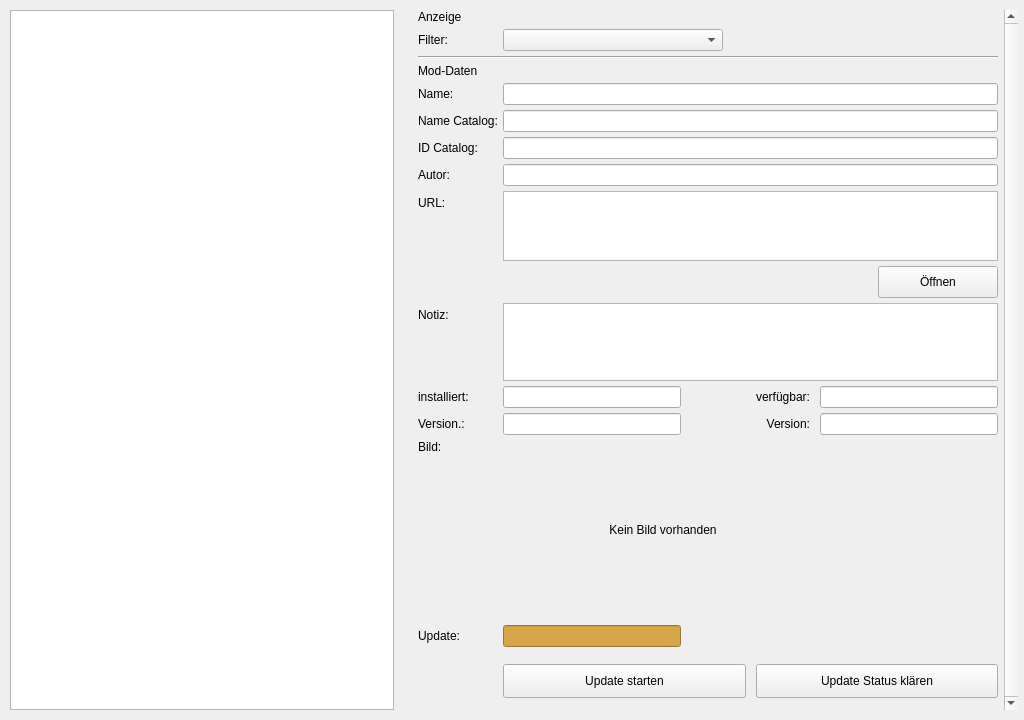
<?xml version='1.0' encoding='utf-8'?>
<ui version="4.0">
 <class>Page_Update</class>
 <widget class="QWidget" name="Page_Update">
  <property name="geometry">
   <rect>
    <x>0</x>
    <y>0</y>
    <width>1024</width>
    <height>720</height>
   </rect>
  </property>
  <property name="windowTitle">
   <string>Form</string>
  </property>
  <layout class="QHBoxLayout" name="main_layout">
   <property name="spacing">
    <number>24</number>
   </property>
   <property name="leftMargin">
    <number>10</number>
   </property>
   <property name="topMargin">
    <number>10</number>
   </property>
   <property name="rightMargin">
    <number>6</number>
   </property>
   <property name="bottomMargin">
    <number>10</number>
   </property>
   <item>
    <widget class="QTableView" name="master_table">
     <property name="alternatingRowColors">
      <bool>true</bool>
     </property>
     <property name="selectionMode">
      <enum>QAbstractItemView::SelectionMode::SingleSelection</enum>
     </property>
     <property name="selectionBehavior">
      <enum>QAbstractItemView::SelectionBehavior::SelectRows</enum>
     </property>
     <property name="sortingEnabled">
      <bool>true</bool>
     </property>
    </widget>
   </item>
   <item>
    <widget class="QScrollArea" name="scroll_area_detail">
     <property name="minimumSize">
      <size>
       <width>600</width>
       <height>0</height>
      </size>
     </property>
     <property name="maximumSize">
      <size>
       <width>600</width>
       <height>16777215</height>
      </size>
     </property>
     <property name="frameShape">
      <enum>QFrame::Shape::NoFrame</enum>
     </property>
     <property name="verticalScrollBarPolicy">
      <enum>Qt::ScrollBarPolicy::ScrollBarAlwaysOn</enum>
     </property>
     <property name="widgetResizable">
      <bool>true</bool>
     </property>
     <widget class="QWidget" name="detail_view">
      <property name="geometry">
       <rect>
        <x>0</x>
        <y>0</y>
        <width>588</width>
        <height>700</height>
       </rect>
      </property>
      <layout class="QVBoxLayout" name="detail_layout">
       <property name="spacing">
        <number>0</number>
       </property>
       <property name="leftMargin">
        <number>0</number>
       </property>
       <property name="topMargin">
        <number>0</number>
       </property>
       <property name="rightMargin">
        <number>6</number>
       </property>
       <property name="bottomMargin">
        <number>0</number>
       </property>
       <item>
        <layout class="QFormLayout" name="form_layout">
         <property name="fieldGrowthPolicy">
          <enum>QFormLayout::FieldGrowthPolicy::ExpandingFieldsGrow</enum>
         </property>
         <property name="rowWrapPolicy">
          <enum>QFormLayout::RowWrapPolicy::DontWrapRows</enum>
         </property>
         <property name="labelAlignment">
          <set>Qt::AlignmentFlag::AlignLeading</set>
         </property>
         <property name="horizontalSpacing">
          <number>5</number>
         </property>
         <property name="verticalSpacing">
          <number>5</number>
         </property>
         <property name="leftMargin">
          <number>0</number>
         </property>
         <property name="topMargin">
          <number>0</number>
         </property>
         <property name="rightMargin">
          <number>0</number>
         </property>
         <property name="bottomMargin">
          <number>0</number>
         </property>
         <item row="0" column="0" colspan="2">
          <widget class="QLabel" name="lbl_filter">
           <property name="text">
            <string>Anzeige</string>
           </property>
          </widget>
         </item>
         <item row="1" column="0">
          <widget class="QLabel" name="lbl_mode_filter_label">
           <property name="text">
            <string>Filter:</string>
           </property>
          </widget>
         </item>
         <item row="1" column="1">
          <widget class="QComboBox" name="cmb_mode_filter">
           <property name="minimumSize">
            <size>
             <width>220</width>
             <height>0</height>
            </size>
           </property>
          </widget>
         </item>
         <item row="2" column="0" colspan="2">
          <widget class="QFrame" name="detail_separator_filter">
           <property name="frameShape">
            <enum>QFrame::Shape::HLine</enum>
           </property>
           <property name="frameShadow">
            <enum>QFrame::Shadow::Sunken</enum>
           </property>
          </widget>
         </item>
         <item row="3" column="0" colspan="2">
          <widget class="QLabel" name="lbl_details">
           <property name="text">
            <string>Mod-Daten</string>
           </property>
          </widget>
         </item>
         <item row="4" column="0">
          <widget class="QLabel" name="lbl_name_label">
           <property name="text">
            <string>Name:</string>
           </property>
          </widget>
         </item>
         <item row="4" column="1">
          <widget class="QLineEdit" name="inp_name_online">
           <property name="readOnly">
            <bool>true</bool>
           </property>
          </widget>
         </item>
         <item row="5" column="0">
          <widget class="QLabel" name="lbl_name_catalog_label">
           <property name="text">
            <string>Name Catalog:</string>
           </property>
          </widget>
         </item>
         <item row="5" column="1">
          <widget class="QLineEdit" name="inp_name_catalog">
           <property name="readOnly">
            <bool>true</bool>
           </property>
          </widget>
         </item>
         <item row="6" column="0">
          <widget class="QLabel" name="lbl_id_catalog_label">
           <property name="text">
            <string>ID Catalog:</string>
           </property>
          </widget>
         </item>
         <item row="6" column="1">
          <widget class="QLineEdit" name="inp_id_catalog">
           <property name="readOnly">
            <bool>true</bool>
           </property>
          </widget>
         </item>
         <item row="7" column="0">
          <widget class="QLabel" name="lbl_author_label">
           <property name="text">
            <string>Autor:</string>
           </property>
          </widget>
         </item>
         <item row="7" column="1">
          <widget class="QLineEdit" name="inp_author">
           <property name="readOnly">
            <bool>true</bool>
           </property>
          </widget>
         </item>
         <item row="8" column="0">
          <widget class="QLabel" name="lbl_url_label">
           <property name="text">
            <string>URL:</string>
           </property>
          </widget>
         </item>
         <item row="8" column="1">
          <layout class="QVBoxLayout" name="url_and_button_layout">
           <property name="spacing">
            <number>5</number>
           </property>
           <item>
            <widget class="QTextEdit" name="inp_url">
             <property name="maximumSize">
              <size>
               <width>16777215</width>
               <height>78</height>
              </size>
             </property>
             <property name="readOnly">
              <bool>true</bool>
             </property>
             <property name="acceptRichText">
              <bool>false</bool>
             </property>
            </widget>
           </item>
           <item>
            <layout class="QHBoxLayout" name="url_btn_layout">
             <item>
              <spacer name="url_btn_spacer">
               <property name="orientation">
                <enum>Qt::Orientation::Horizontal</enum>
               </property>
               <property name="sizeHint" stdset="0">
                <size>
                 <width>0</width>
                 <height>0</height>
                </size>
               </property>
              </spacer>
             </item>
             <item>
              <widget class="QPushButton" name="btn_open_url">
               <property name="minimumSize">
                <size>
                 <width>120</width>
                 <height>32</height>
                </size>
               </property>
               <property name="maximumSize">
                <size>
                 <width>120</width>
                 <height>32</height>
                </size>
               </property>
               <property name="text">
                <string>Öffnen</string>
               </property>
               <property name="icon">
                <iconset>
                 <normaloff>Graphics/Icon_Web.svg</normaloff>Graphics/Icon_Web.svg</iconset>
               </property>
               <property name="iconSize">
                <size>
                 <width>24</width>
                 <height>24</height>
                </size>
               </property>
              </widget>
             </item>
            </layout>
           </item>
          </layout>
         </item>
         <item row="9" column="0">
          <widget class="QLabel" name="lbl_note_label">
           <property name="text">
            <string>Notiz:</string>
           </property>
          </widget>
         </item>
         <item row="9" column="1">
          <widget class="QTextEdit" name="inp_note">
           <property name="sizePolicy">
            <sizepolicy hsizetype="Expanding" vsizetype="Fixed">
             <horstretch>0</horstretch>
             <verstretch>0</verstretch>
            </sizepolicy>
           </property>
           <property name="maximumSize">
            <size>
             <width>16777215</width>
             <height>78</height>
            </size>
           </property>
           <property name="readOnly">
            <bool>true</bool>
           </property>
           <property name="acceptRichText">
            <bool>false</bool>
           </property>
          </widget>
         </item>
         <item row="10" column="0">
          <widget class="QLabel" name="lbl_date_inst_label">
           <property name="text">
            <string>installiert:</string>
           </property>
          </widget>
         </item>
         <item row="10" column="1">
          <layout class="QHBoxLayout" name="layout_date_fields">
           <property name="spacing">
            <number>10</number>
           </property>
           <property name="leftMargin">
            <number>0</number>
           </property>
           <property name="topMargin">
            <number>0</number>
           </property>
           <property name="rightMargin">
            <number>0</number>
           </property>
           <property name="bottomMargin">
            <number>0</number>
           </property>
           <item>
            <widget class="QLineEdit" name="inp_date_inst">
             <property name="minimumSize">
              <size>
               <width>178</width>
               <height>0</height>
              </size>
             </property>
             <property name="maximumSize">
              <size>
               <width>189</width>
               <height>16777215</height>
              </size>
             </property>
             <property name="readOnly">
              <bool>true</bool>
             </property>
            </widget>
           </item>
           <item>
            <spacer name="spacer_date">
             <property name="orientation">
              <enum>Qt::Orientation::Horizontal</enum>
             </property>
             <property name="sizeHint" stdset="0">
              <size>
               <width>40</width>
               <height>20</height>
              </size>
             </property>
            </spacer>
           </item>
           <item>
            <widget class="QLabel" name="lbl_date_avail_label">
             <property name="text">
              <string>verfügbar:</string>
             </property>
             <property name="alignment">
              <set>Qt::AlignmentFlag::AlignRight|Qt::AlignmentFlag::AlignTrailing|Qt::AlignmentFlag::AlignVCenter</set>
             </property>
            </widget>
           </item>
           <item>
            <widget class="QLineEdit" name="inp_date_avail">
             <property name="minimumSize">
              <size>
               <width>178</width>
               <height>0</height>
              </size>
             </property>
             <property name="maximumSize">
              <size>
               <width>189</width>
               <height>16777215</height>
              </size>
             </property>
             <property name="readOnly">
              <bool>true</bool>
             </property>
            </widget>
           </item>
          </layout>
         </item>
         <item row="11" column="0">
          <widget class="QLabel" name="lbl_ver_inst_label">
           <property name="text">
            <string>Version.:</string>
           </property>
          </widget>
         </item>
         <item row="11" column="1">
          <layout class="QHBoxLayout" name="layout_ver_fields">
           <property name="spacing">
            <number>10</number>
           </property>
           <property name="leftMargin">
            <number>0</number>
           </property>
           <property name="topMargin">
            <number>0</number>
           </property>
           <property name="rightMargin">
            <number>0</number>
           </property>
           <property name="bottomMargin">
            <number>0</number>
           </property>
           <item>
            <widget class="QLineEdit" name="inp_ver_inst">
             <property name="minimumSize">
              <size>
               <width>178</width>
               <height>0</height>
              </size>
             </property>
             <property name="maximumSize">
              <size>
               <width>189</width>
               <height>16777215</height>
              </size>
             </property>
             <property name="readOnly">
              <bool>true</bool>
             </property>
            </widget>
           </item>
           <item>
            <spacer name="spacer_ver">
             <property name="orientation">
              <enum>Qt::Orientation::Horizontal</enum>
             </property>
             <property name="sizeHint" stdset="0">
              <size>
               <width>40</width>
               <height>20</height>
              </size>
             </property>
            </spacer>
           </item>
           <item>
            <widget class="QLabel" name="lbl_ver_avail_label">
             <property name="text">
              <string>Version:</string>
             </property>
             <property name="alignment">
              <set>Qt::AlignmentFlag::AlignRight|Qt::AlignmentFlag::AlignTrailing|Qt::AlignmentFlag::AlignVCenter</set>
             </property>
            </widget>
           </item>
           <item>
            <widget class="QLineEdit" name="inp_ver_avail">
             <property name="minimumSize">
              <size>
               <width>178</width>
               <height>0</height>
              </size>
             </property>
             <property name="maximumSize">
              <size>
               <width>189</width>
               <height>16777215</height>
              </size>
             </property>
             <property name="readOnly">
              <bool>true</bool>
             </property>
            </widget>
           </item>
          </layout>
         </item>
         <item row="12" column="0">
          <widget class="QLabel" name="lbl_image_label">
           <property name="text">
            <string>Bild:</string>
           </property>
           <property name="alignment">
            <set>Qt::AlignmentFlag::AlignLeading|Qt::AlignmentFlag::AlignLeft|Qt::AlignmentFlag::AlignTop</set>
           </property>
           <property name="indent">
            <number>0</number>
           </property>
          </widget>
         </item>
         <item row="12" column="1">
          <widget class="QLabel" name="lbl_preview_image">
           <property name="minimumSize">
            <size>
             <width>320</width>
             <height>180</height>
            </size>
           </property>
           <property name="text">
            <string>Kein Bild vorhanden</string>
           </property>
           <property name="scaledContents">
            <bool>false</bool>
           </property>
           <property name="alignment">
            <set>Qt::AlignmentFlag::AlignCenter</set>
           </property>
          </widget>
         </item>
         <item row="13" column="0">
          <widget class="QLabel" name="lbl_update_label">
           <property name="text">
            <string>Update:</string>
           </property>
          </widget>
         </item>
         <item row="13" column="1">
          <layout class="QHBoxLayout" name="layout_update_fields">
           <property name="spacing">
            <number>10</number>
           </property>
           <item>
            <widget class="QLineEdit" name="inp_last_update_date">
             <property name="minimumSize">
              <size>
               <width>178</width>
               <height>0</height>
              </size>
             </property>
             <property name="maximumSize">
              <size>
               <width>189</width>
               <height>16777215</height>
              </size>
             </property>
             <property name="styleSheet">
              <string notr="true">background-color: #D7A64B; color: #000000; font-weight: bold;</string>
             </property>
             <property name="readOnly">
              <bool>true</bool>
             </property>
            </widget>
           </item>
           <item>
            <widget class="QLabel" name="lbl_last_update_reason">
             <property name="sizePolicy">
              <sizepolicy hsizetype="Expanding" vsizetype="Preferred">
               <horstretch>1</horstretch>
               <verstretch>0</verstretch>
              </sizepolicy>
             </property>
             <property name="styleSheet">
              <string notr="true">font-size: 13px; font-weight: bold; margin-left: 6px;</string>
             </property>
             <property name="text">
              <string />
             </property>
            </widget>
           </item>
          </layout>
         </item>
         <item row="14" column="1">
          <layout class="QHBoxLayout" name="update_button_layout">
           <property name="spacing">
            <number>10</number>
           </property>
           <property name="topMargin">
            <number>12</number>
           </property>
           <property name="bottomMargin">
            <number>0</number>
           </property>
           <item>
            <widget class="QPushButton" name="btn_start_update">
             <property name="sizePolicy">
              <sizepolicy hsizetype="Expanding" vsizetype="Fixed">
               <horstretch>0</horstretch>
               <verstretch>0</verstretch>
              </sizepolicy>
             </property>
             <property name="minimumSize">
              <size>
               <width>0</width>
               <height>34</height>
              </size>
             </property>
             <property name="text">
              <string>Update starten</string>
             </property>
            </widget>
           </item>
           <item>
            <widget class="QPushButton" name="btn_resolve_update_status">
             <property name="sizePolicy">
              <sizepolicy hsizetype="Expanding" vsizetype="Fixed">
               <horstretch>0</horstretch>
               <verstretch>0</verstretch>
              </sizepolicy>
             </property>
             <property name="minimumSize">
              <size>
               <width>0</width>
               <height>34</height>
              </size>
             </property>
             <property name="text">
              <string>Update Status klären</string>
             </property>
            </widget>
           </item>
          </layout>
         </item>
        </layout>
       </item>
       <item>
        <spacer name="bottom_stretch">
         <property name="orientation">
          <enum>Qt::Orientation::Vertical</enum>
         </property>
         <property name="sizeHint" stdset="0">
          <size>
           <width>20</width>
           <height>40</height>
          </size>
         </property>
        </spacer>
       </item>
      </layout>
     </widget>
    </widget>
   </item>
  </layout>
 </widget>
 <resources />
 <connections />
</ui>
